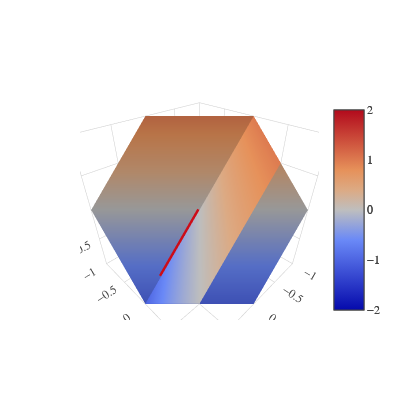

Source (notebook cell):
### Code cell
plane1 = Plane([1,1,1],[0,0,0])
plane2 = Plane([1,-1,1],[0,0,0])
intersec = intersection(plane1,plane2)
fig=go.Figure(data=[plane1.goify(),plane2.goify(),intersec.goify()],layout=layout)
iplot(fig)
